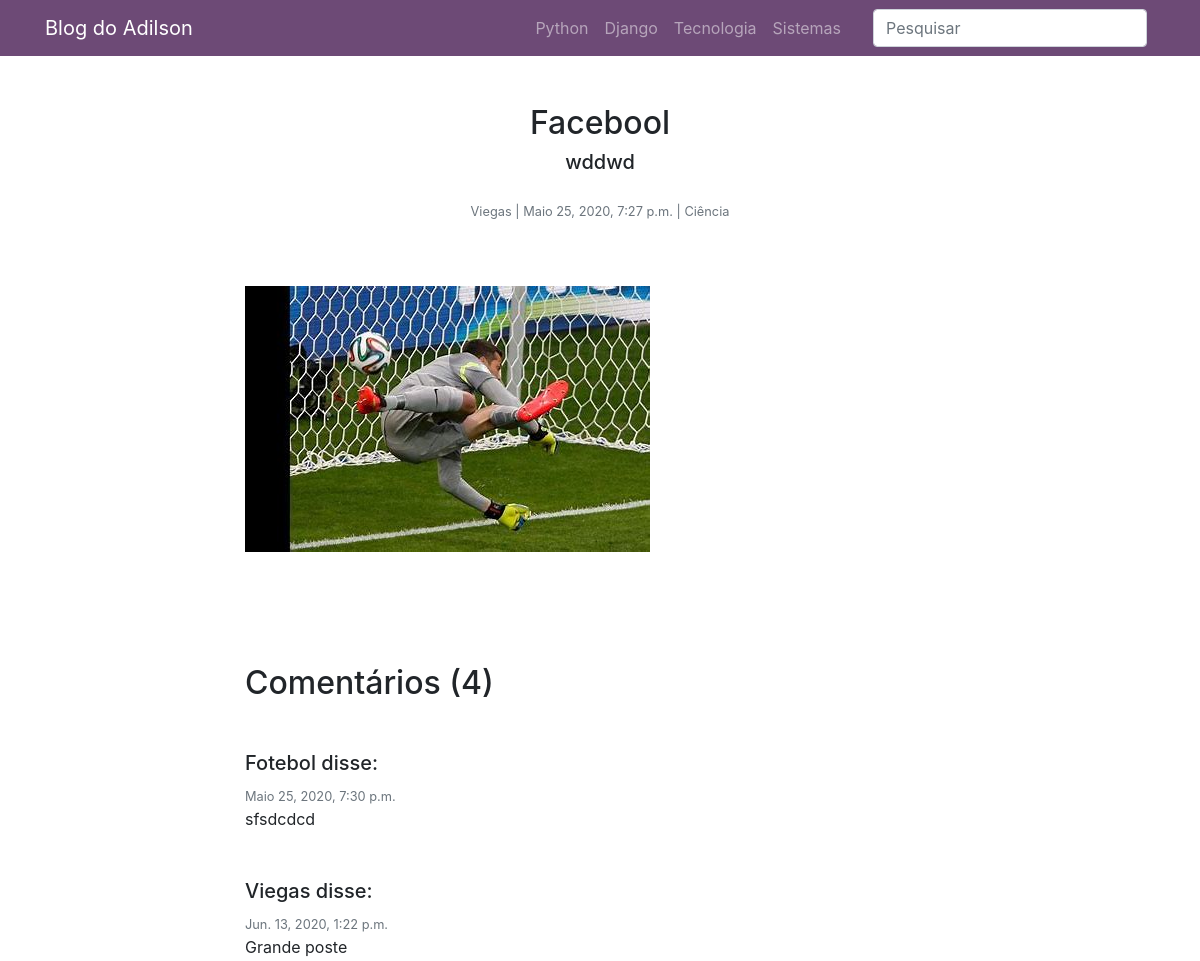
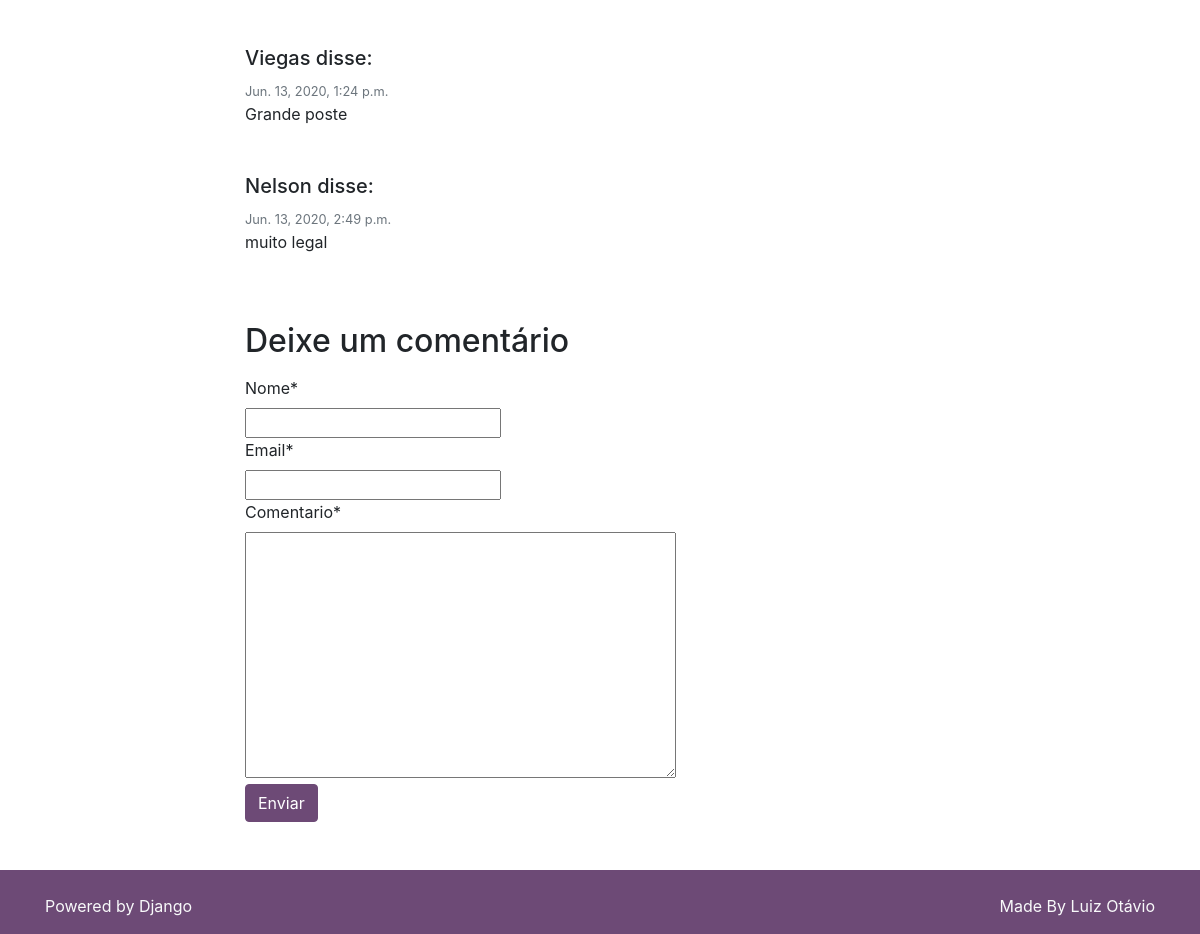
Screenshot of /post/3 with the database file from the repository (2 pictures, top to bottom).
### posts/models.py (models this page shows, shortened)
class Post(models.Model):
    titulo_post = models.CharField(max_length=255, verbose_name='Titulo')
    autor_post = models.ForeignKey(User, on_delete=models.DO_NOTHING, verbose_name='Autor')
    data_post = models.DateTimeField(default = timezone.now, verbose_name='Data')
    conteudo_post = models.TextField(blank=True, null=True, verbose_name='Conteudo')
    excerto_post = models.TextField(verbose_name='Excerto')
    categoria_post = models.ForeignKey(Categoria, on_delete= models.DO_NOTHING, blank = True, null=True, verbose_name='Categoria')
    imagem_post = models.ImageField(upload_to='post_img/%Y/%m/%d', blank= True, null=True, verbose_name='Imagem')
    publicado_post = models.BooleanField(default=False, verbose_name='Publicado')

### categoria/models.py (models this page shows)
class Categoria(models.Model):
    nome_cat = models.CharField(max_length = 50, verbose_name='Nome')
    def __str__(self):
        return self.nome_cat

### comentarios/models.py (models this page shows, shortened)
class Comentario(models.Model):
    nome_comentario = models.CharField(max_length=150, verbose_name='Nome')
    email_comentario = models.EmailField(verbose_name='Email')
    comentario = models.TextField(verbose_name='Comentario')
    post_comentario = models.ForeignKey(Post, on_delete=models.CASCADE, verbose_name='Post')
    usuario_comentario = models.ForeignKey(User, on_delete=models.DO_NOTHING, verbose_name='Usuario', blank=True, null=True)
    data_comentario = models.DateTimeField(default=timezone.now, verbose_name='Data')
    publicado_comentario = models.BooleanField(default=False, verbose_name='Publicado')

### posts/views.py (the view, shortened to what this page needs)
# urls.py: path('post/<int:pk>', views.PostDetalhes.as_view(), name='posts_detalhes'),
class PostDetalhes(UpdateView):
    template_name = 'posts/post_detalhes.html'
    model = Post
    form_class = FormComentario
    context_object_name = 'post'
    def get_context_data(self, **kwargs):
        contexto = super().get_context_data(**kwargs)
        post = self.get_object()
        comentarios = Comentario.objects.filter(
            publicado_comentario = True,
            post_comentario=post.id
        )
        contexto['comentarios'] = comentarios
        return contexto

### comentarios/forms.py (shortened to what this page needs)
class FormComentario(ModelForm):
    class Meta:
        model = Comentario
        fields =('nome_comentario', 'email_comentario', 'comentario')

### posts/templates/posts/post_detalhes.html (shortened to what this page needs)
{% extends 'base.html' %}
{% load crispy_forms_tags %}
{% block conteudo %}
    <div class="container">
        <div class="row pt-5">
            <div class="col-xl"></div>
            <div class="col-xl-8 text-center">
                <h2>{{ post.titulo_post}}</h2>
                <h5>{{ post.excerto_post}}</h5>
                <p class="text-muted mt-4">
                    <small>
                        {{ post.autor_post}} | {{ post.data_post}} | {{ post.categoria_post}}
                    </small>
                </p>
            </div>
            <div class="col-xl"></div>
        </div>
        <div class="row pt-5">
            <div class="col-xl"></div>
            <div class="col-xl-8">
                {% if post.imagem_post %}
                    <img class="img-fluid pb-5 " src="{{ post.imagem_post.url}}" alt="{{ post.titulo_post}}">
                {% endif %}
            </div>
            <div class="col-xl"></div>
        </div>
            {% if comentarios %}
        <div class="row pt-5">
            <div class="col-xl"></div>
            <div class="col-xl-8">
                <h2 class="my-3">Comentários ({{ comentarios.count }})</h2>
                {% for comentario in comentarios %}
                <h5 class="mb-2 mt-5">{{comentario.nome_comentario}} disse:</h5>
                <small class="text-muted">{{comentario.data_comentario}}</small>
                <p class="mb-1">{{ comentario.comentario }}</p>
                {% endfor %}
            </div>
            <div class="col-xl"></div>
        </div>
        {% endif %}
        <div class="row pt-5">
            <div class="col-xl"></div>
            <div class="col-xl-8">
                <h2 class="my-3">Deixe um comentário</h2>
                <form method="POST" action="#envia_comentario">
                        {% for visible_field in form.visible_fields %}
                            {{visible_field|as_crispy_field}}
                        {% endfor %}
                                <input id="envia_comentario" type="submit" class="btn btn-primary"
                                    value="Enviar">
                </form>
            </div>
            <div class="col-xl"></div>
        </div>
    </div>
{% endblock %}

### templates/base.html (shortened to what this page needs)
<!DOCTYPE html>
<html lang="pt">
<head>
    {% include 'parciais/_head.html' %}
</head>
<body>
    {% include 'parciais/_nav.html' %}
<div class="container">
    <div class="row">
        <div class="col-lg-12">
            {% block conteudo %}{% endblock %}
        </div>
    </div>
</div>
{% include 'parciais/_footer.html' %}
</body>
</html>

### templates/parciais/_head.html (shortened to what this page needs)
    {% load static %}
    <link href="{% static 'vendor/bootstrap/css/bootstrap.min.css' %}" rel="stylesheet">
    <link href="{% static 'vendor/bootstrap/css/theme_1564087106285.css' %}" rel="stylesheet">

### templates/parciais/_nav.html (shortened to what this page needs)
<nav class="navbar navbar-expand-lg navbar-dark bg-primary static-top">
    <div class="container">
        <a class="navbar-brand" href="{% url 'index' %}">Blog do Adilson</a>
        <div class="collapse navbar-collapse" id="navbarResponsive">
            <ul class="navbar-nav ml-auto">
                <li class="nav-item">
                    <a class="nav-link" href="{% url 'posts_categoria' 'python' %}">Python</a>
                </li>
                <li class="nav-item">
                    <a class="nav-link" href="{% url 'posts_categoria' 'django' %}">Django</a>
                </li>
                <li class="nav-item">
                    <a class="nav-link" href="{% url 'posts_categoria' 'tecnologia' %}">Tecnologia</a>
                </li>
                <li class="nav-item">
                    <a class="nav-link" href="{% url 'posts_categoria' 'sistemas' %}">Sistemas</a>
                </li>
            </ul>
            <form class="form-inline my-2 my-lg-0 ml-lg-4" action="{% url 'posts_busca' %}">
                <input name="termo" value="{{ request.GET.termo }}" class="form-control mr-sm-2" type="search" placeholder="Pesquisar"
                       aria-label="Search">
            </form>
        </div>
    </div>
</nav>

### templates/parciais/_footer.html (shortened to what this page needs)
{% load static %}
<footer class="bg-primary text-light">
    <div class="container navbar-dark pt-4 mt-5">
        <div class="row">
            <div class="col">
                <p class="text-left">Powered by Django</p>
            </div>
            <div class="col">
                <p class="text-right">Made By Luiz Otávio</p>
            </div>
        </div>
    </div>
</footer>

### rows the page displays
Post: titulo_post "Facebool", excerto_post "wddwd", autor_post "Viegas", data_post "Maio 25, 2020, 7:27 p.m.", categoria_post "Ciência", imagem_post (picture)
Comentario: nome_comentario "Fotebol", data_comentario "Maio 25, 2020, 7:30 p.m.", comentario "sfsdcdcd"
Comentario: nome_comentario "Viegas", data_comentario "Jun. 13, 2020, 1:22 p.m.", comentario "Grande poste"
Comentario: nome_comentario "Viegas", data_comentario "Jun. 13, 2020, 1:24 p.m.", comentario "Grande poste"
Comentario: nome_comentario "Nelson", data_comentario "Jun. 13, 2020, 2:49 p.m.", comentario "muito legal"

### other values shown
{{ comentarios.count }} "4"
